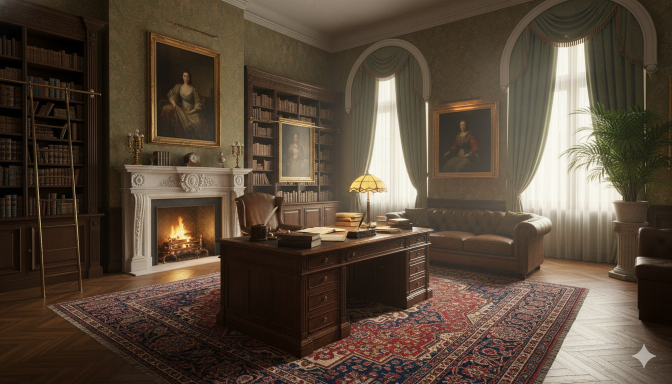
#> input picture workspace/2026-09-27_whispers/review-media/meredith-office-mo01/MO01_Reference.png, 1344 x 768 px (shown at 1/2 size)
$ python compare_mo01.py
#> lines starting #> are read from the running program, lines starting #| are printed output that depends on the picture
"""MO01: the owner's reference beside the build's matching view (plain Python, Pillow).

    python compare_mo01.py [build_view.png [out_name.png "right-hand label"]]
Writes review-media/meredith-office-mo01/build/MO01_Reference_vs_Build.png (both images at the same height, labelled), or
out_name.png with its own label (the Unreal comparison: UE capture, MO01_Reference_vs_Unreal.png).
"""
import os, sys
from PIL import Image, ImageDraw, ImageFont

HERE = os.path.dirname(os.path.abspath(__file__))
RM = os.path.join(HERE, "..", "..", "review-media", "meredith-office-mo01")
ref = Image.open(os.path.join(RM, "MO01_Reference.png")).convert("RGB")
bld = Image.open(sys.argv[1] if len(sys.argv) > 1 else os.path.join(RM, "build", "MO01_Ref_Match.png")).convert("RGB")
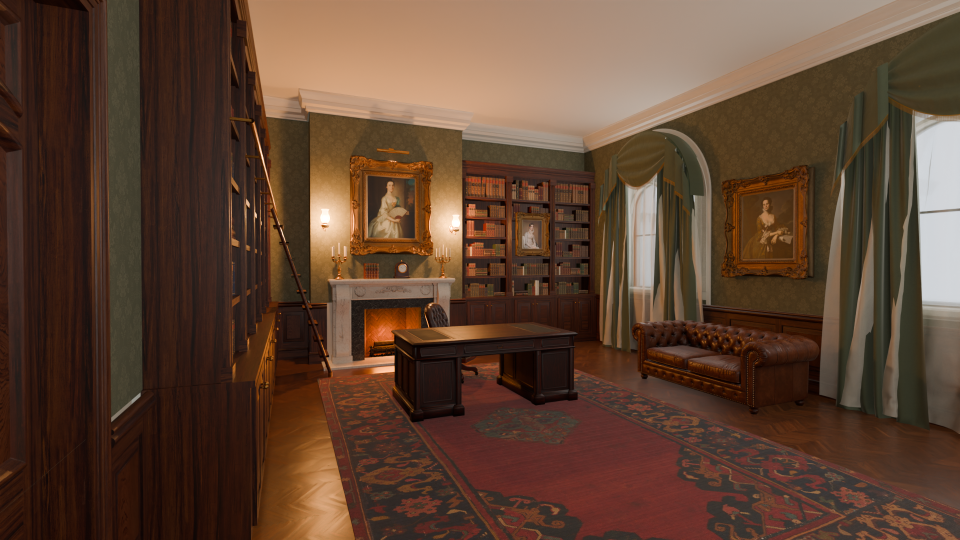
#> input picture workspace/2026-09-27_whispers/review-media/meredith-office-mo01/build/MO01_Ref_Match.png, 1920 x 1080 px (shown at 1/2 size)
H = 900
ref = ref.resize((round(ref.width * H / ref.height), H), Image.LANCZOS)
#> ref: PIL image 1575x900 RGB
bld = bld.resize((round(bld.width * H / bld.height), H), Image.LANCZOS)
#> bld: PIL image 1600x900 RGB
gap, band = 16, 54
out = Image.new("RGB", (ref.width + bld.width + gap, H + band), (24, 23, 21))
out.paste(ref, (0, band)); out.paste(bld, (ref.width + gap, band))
#> after `out.paste(ref, (0, band))`:
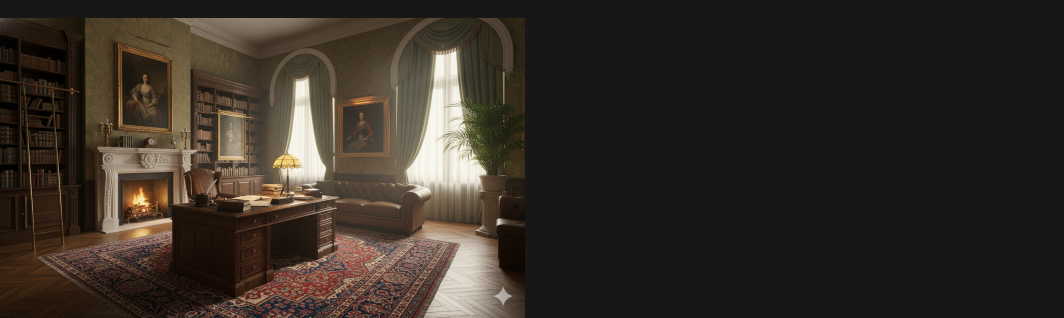
#> out: PIL image 3191x954 RGB (shown at 1/3 size); mean R, G, B 53.7, 46.2, 38.2
#> after `out.paste(bld, (ref.width + gap, band))`:
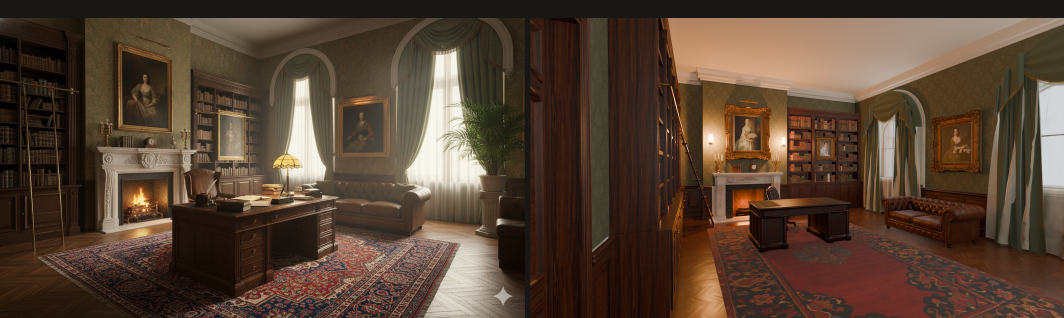
#> out: PIL image 3191x954 RGB (shown at 1/3 size); mean R, G, B 86.1, 66.5, 51.6
d = ImageDraw.Draw(out)
try:
    f = ImageFont.truetype("arial.ttf", 28)
except Exception:
    f = ImageFont.load_default()
d.text((12, 12), "Reference (owner, 12 Nov 2026)", fill=(235, 228, 214), font=f)
LABEL = sys.argv[3] if len(sys.argv) > 3 else "MO01 build in MS02 (Blender, game meshes, approved furniture FUR-106 to FUR-108)"
d.text((ref.width + gap + 12, 12), LABEL, fill=(235, 228, 214), font=f)
p = os.path.join(RM, "build", sys.argv[2] if len(sys.argv) > 2 else "MO01_Reference_vs_Build.png")
out.save(p)
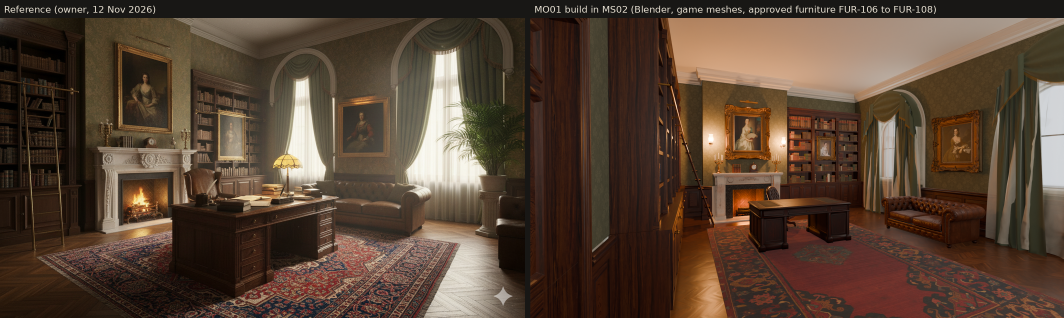
#> saved as MO01_Reference_vs_Build.png: PIL image 3191x954 RGB (shown at 1/3 size); mean R, G, B 86.7, 67.1, 52.1
print("COMPARE", p, out.size)
#| COMPARE workspace/2026-09-27_whispers/furnishings/meredith_office_mo01/../../review-media/meredith-office-mo01/build/MO01_Reference_vs_Build.png (3191, 954)
